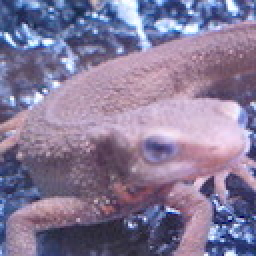
//> input picture Tutorial/imori.jpg, 128 x 128 px (shown 2 times larger)
$ ./sample   (built with g++ and OpenCV 4)
//> lines starting //> are read from the running program, lines starting //| are printed output that depends on the picture
#include <opencv2/core.hpp>
#include <opencv2/highgui.hpp>
#include <iostream>

int main(int argc, const char* argv[]){
  cv::Mat img = cv::imread("imori.jpg", cv::IMREAD_COLOR);
//> img is the input picture: 128 rows x 128 cols, CV_8UC3; mean B, G, R 152.8, 121.8, 134.1

  int width = img.rows;
//> width = 128
  int height = img.cols;
//> height = 128

  cv::Mat img2 = img.clone();

  //cv::Mat disp(cv::Size(height, width*2+10), CV_8UC3, cv::Scalar(0,0,0));

  int i = 0, j = 0;

  for(i=0; i<width/2; i++){
    for(j=0; j<height/2; j++){
      img.at<cv::Vec3b>(j, i)[0] = 0;
      img.at<cv::Vec3b>(j, i)[1] = 400;
      img.at<cv::Vec3b>(j, i)[2] = -200;
    }
  }
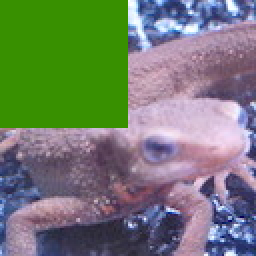
//> img: 128 rows x 128 cols, CV_8UC3 (shown 2 times larger); mean B, G, R 111.9, 125.8, 115.5

  cv::Mat disp;
  cv::Mat tmp[3];
  tmp[0] = img;
  tmp[1] = cv::Mat (cv::Size(10, height), CV_8UC3, cv::Scalar(0,0,0));
  tmp[2] = img2;
  cv::hconcat(tmp, 3, disp);
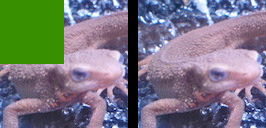
//> disp: 128 rows x 266 cols, CV_8UC3; mean B, G, R 127.3, 119.2, 120.1

  cv::imshow("sample", disp);
  cv::waitKey(0);
  cv::destroyAllWindows();

  cv::imwrite("out.jpg", disp);

  return 0;

}
